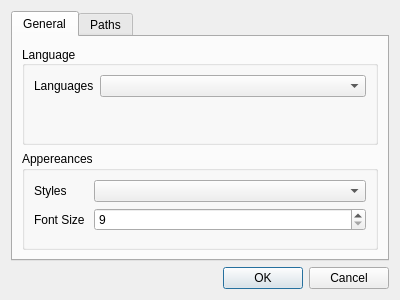
<?xml version="1.0" encoding="UTF-8"?>
<ui version="4.0">
 <class>Settings</class>
 <widget class="QDialog" name="Settings">
  <property name="geometry">
   <rect>
    <x>0</x>
    <y>0</y>
    <width>400</width>
    <height>300</height>
   </rect>
  </property>
  <property name="windowTitle">
   <string>Settings</string>
  </property>
  <layout class="QVBoxLayout" name="verticalLayout">
   <item>
    <widget class="QTabWidget" name="tabWidget">
     <property name="currentIndex">
      <number>0</number>
     </property>
     <widget class="QWidget" name="main_tab">
      <attribute name="title">
       <string>General</string>
      </attribute>
      <layout class="QVBoxLayout" name="verticalLayout_2">
       <item>
        <widget class="QGroupBox" name="lang_groupBox">
         <property name="title">
          <string>Language</string>
         </property>
         <property name="alignment">
          <set>Qt::AlignLeading|Qt::AlignLeft|Qt::AlignVCenter</set>
         </property>
         <property name="flat">
          <bool>false</bool>
         </property>
         <property name="checkable">
          <bool>false</bool>
         </property>
         <layout class="QFormLayout">
          <property name="rowWrapPolicy">
           <enum>QFormLayout::DontWrapRows</enum>
          </property>
          <item row="0" column="0">
           <widget class="QLabel" name="lang_label">
            <property name="text">
             <string>Languages</string>
            </property>
            <property name="buddy">
             <cstring>lang_comboBox</cstring>
            </property>
           </widget>
          </item>
          <item row="0" column="1">
           <widget class="QComboBox" name="lang_comboBox"/>
          </item>
         </layout>
        </widget>
       </item>
       <item>
        <widget class="QGroupBox" name="style_groupBox">
         <property name="title">
          <string>Appereances</string>
         </property>
         <layout class="QFormLayout" name="_2">
          <property name="horizontalSpacing">
           <number>9</number>
          </property>
          <property name="verticalSpacing">
           <number>6</number>
          </property>
          <item row="0" column="0">
           <widget class="QLabel" name="style_label">
            <property name="text">
             <string>Styles</string>
            </property>
            <property name="buddy">
             <cstring>style_comboBox</cstring>
            </property>
           </widget>
          </item>
          <item row="0" column="1">
           <widget class="QComboBox" name="style_comboBox"/>
          </item>
          <item row="1" column="1">
           <widget class="QSpinBox" name="font_size_spinBox">
            <property name="minimum">
             <number>9</number>
            </property>
            <property name="maximum">
             <number>20</number>
            </property>
            <property name="value">
             <number>9</number>
            </property>
           </widget>
          </item>
          <item row="1" column="0">
           <widget class="QLabel" name="fontsize_label">
            <property name="text">
             <string>Font Size</string>
            </property>
           </widget>
          </item>
         </layout>
        </widget>
       </item>
      </layout>
     </widget>
     <widget class="QWidget" name="path_tab">
      <attribute name="title">
       <string>Paths</string>
      </attribute>
     </widget>
    </widget>
   </item>
   <item>
    <widget class="QDialogButtonBox" name="buttonBox">
     <property name="orientation">
      <enum>Qt::Horizontal</enum>
     </property>
     <property name="standardButtons">
      <set>QDialogButtonBox::Cancel|QDialogButtonBox::Ok</set>
     </property>
    </widget>
   </item>
  </layout>
 </widget>
 <resources/>
 <connections>
  <connection>
   <sender>buttonBox</sender>
   <signal>accepted()</signal>
   <receiver>Settings</receiver>
   <slot>accept()</slot>
   <hints>
    <hint type="sourcelabel">
     <x>248</x>
     <y>254</y>
    </hint>
    <hint type="destinationlabel">
     <x>157</x>
     <y>274</y>
    </hint>
   </hints>
  </connection>
  <connection>
   <sender>buttonBox</sender>
   <signal>rejected()</signal>
   <receiver>Settings</receiver>
   <slot>reject()</slot>
   <hints>
    <hint type="sourcelabel">
     <x>316</x>
     <y>260</y>
    </hint>
    <hint type="destinationlabel">
     <x>286</x>
     <y>274</y>
    </hint>
   </hints>
  </connection>
 </connections>
</ui>
